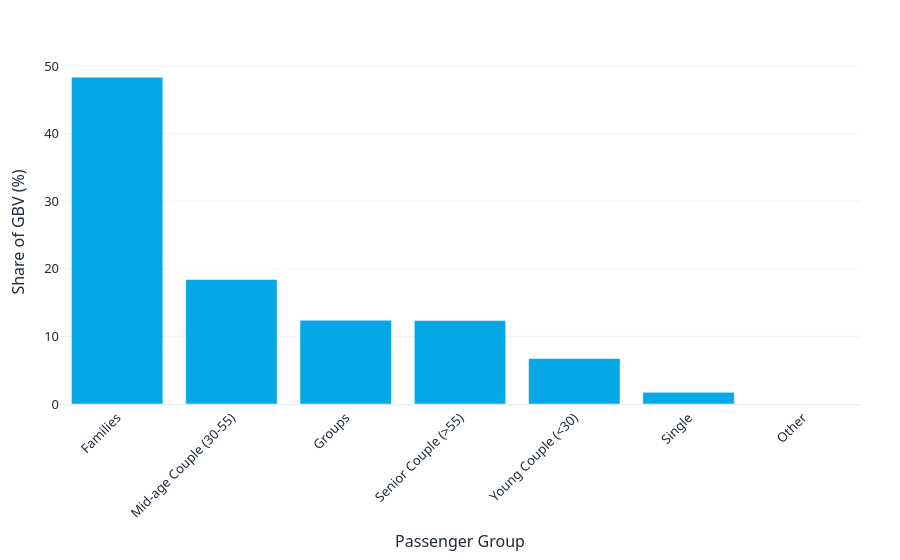

This figure's notebook cell:
### Code cell
### Graf - Share of GBV by Passenger Group ###

fig_gbv_share_passenger_group = go.Figure()
fig_gbv_share_passenger_group.add_trace(go.Bar(
    x=passenger_group_share_sorted.index, y=passenger_group_share_sorted["gbv_share_pct"], marker_color=sea_blue,
    customdata=passenger_group_share_sorted[["gbv_millions", "bookings_share_pct", "bookings", "aov"]],
    hovertemplate=(
        "<b>%{x}</b><br>"
        "Share of GBV: %{y:.1f} %<br>"
        "GBV: %{customdata[0]:.0f} million EUR<br>"
        "Share of Bookings: %{customdata[1]:.1f} %<br>"
        "Bookings: %{customdata[2]:,.0f}<br>"
        "AOV: %{customdata[3]:,.0f} EUR"
        "<extra></extra>"
    ),
))

fig_gbv_share_passenger_group.update_layout(xaxis_title="Passenger Group", yaxis_title="Share of GBV (%)")
fig_gbv_share_passenger_group.update_layout(**CHART_LAYOUT)
fig_gbv_share_passenger_group.update_xaxes(tickangle=-45)

os.makedirs("output", exist_ok=True)
fig_gbv_share_passenger_group.write_html("output/share_of_gbv_by_passenger_group.html", full_html=False, include_plotlyjs=False)

fig_gbv_share_passenger_group.show()

### Figure 1 — Plotly figure (JSON) as saved in the notebook; plotly's stock layout.template omitted (floating-point values rounded to 4 significant figures)
{"data": [{"customdata": [[698.7, 38.57, 267300.0, 2614.0], [266.1, 23.61, 163600.0, 1626.0], [179.0, 8.616, 59710.0, 2998.0], [178.6, 15.4, 106700.0, 1674.0], [97.26, 9.504, 65860.0, 1477.0], [24.97, 4.299, 29790.0, 838.4], [0.008058, 0.001443, 10.0, 805.8]], "hovertemplate": "<b>%{x}</b><br>Share of GBV: %{y:.1f} %<br>GBV: %{customdata[0]:.0f} million EUR<br>Share of Bookings: %{customdata[1]:.1f} %<br>Bookings: %{customdata[2]:,.0f}<br>AOV: %{customdata[3]:,.0f} EUR<extra></extra>", "marker": {"color": "#05a8e6"}, "type": "bar", "x": ["Families", "Mid-age Couple (30-55)", "Groups", "Senior Couple (>55)", "Young Couple (<30)", "Single", "Other"], "y": [48.36, 18.42, 12.39, 12.36, 6.733, 1.729, 0.0005578]}], "layout": {"font": {"color": "#1f2937", "family": "Segoe UI, Roboto, Helvetica Neue, Arial, sans-serif", "size": 13}, "hoverlabel": {"bgcolor": "white", "font": {"family": "Segoe UI, Roboto, Helvetica Neue, Arial, sans-serif", "size": 13}}, "margin": {"b": 90, "l": 60, "r": 40, "t": 60}, "paper_bgcolor": "white", "plot_bgcolor": "white", "separators": ", ", "title": {"font": {"color": "#0f172a", "size": 16}}, "xaxis": {"linecolor": "#e2e8f0", "showgrid": false, "showline": true, "tickangle": -45, "title": {"text": "Passenger Group"}, "zeroline": false}, "yaxis": {"gridcolor": "#f1f5f9", "showgrid": true, "showline": false, "title": {"text": "Share of GBV (%)"}, "zeroline": false}}}
